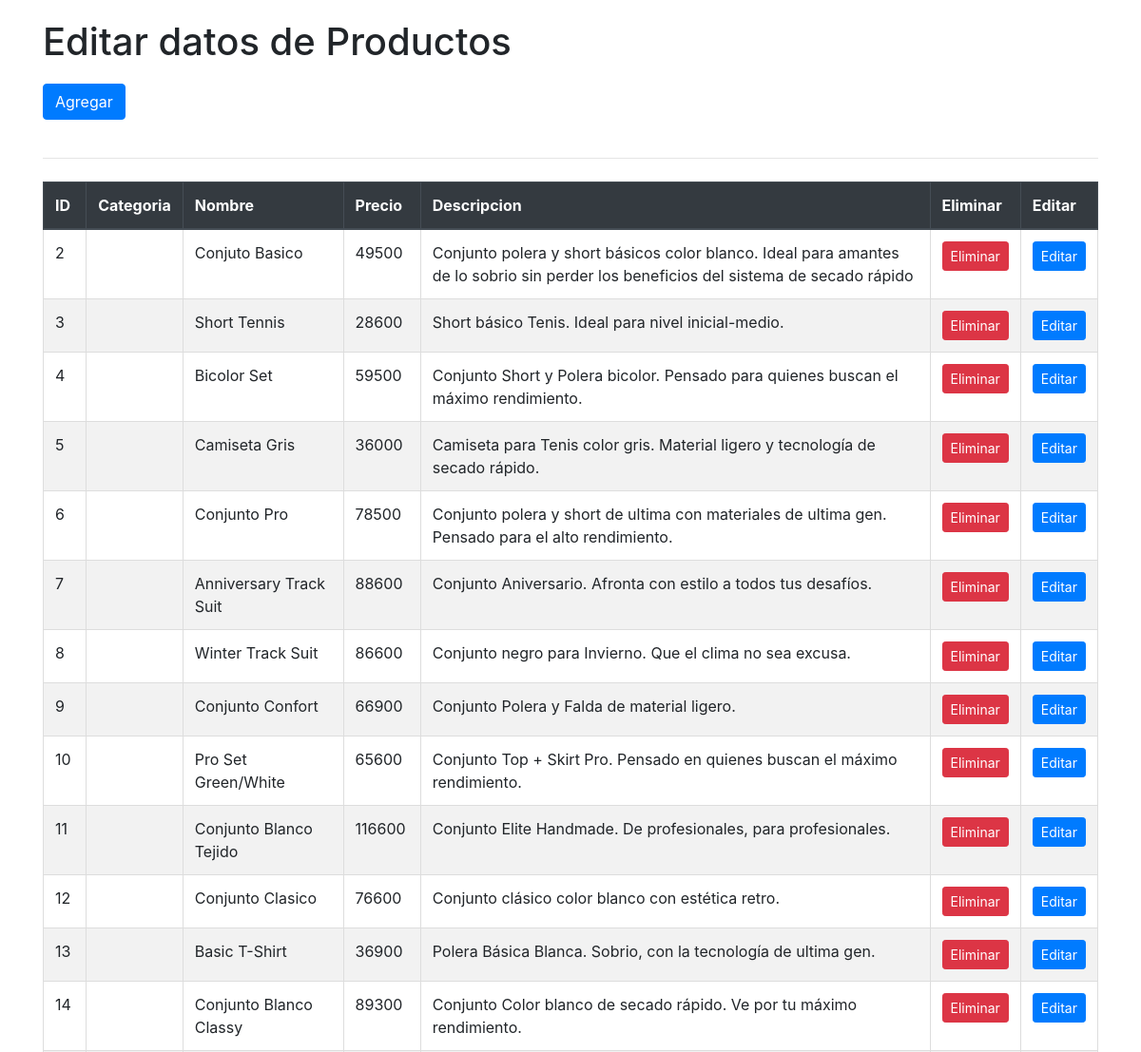
The app's page /crud (upper part), older data.
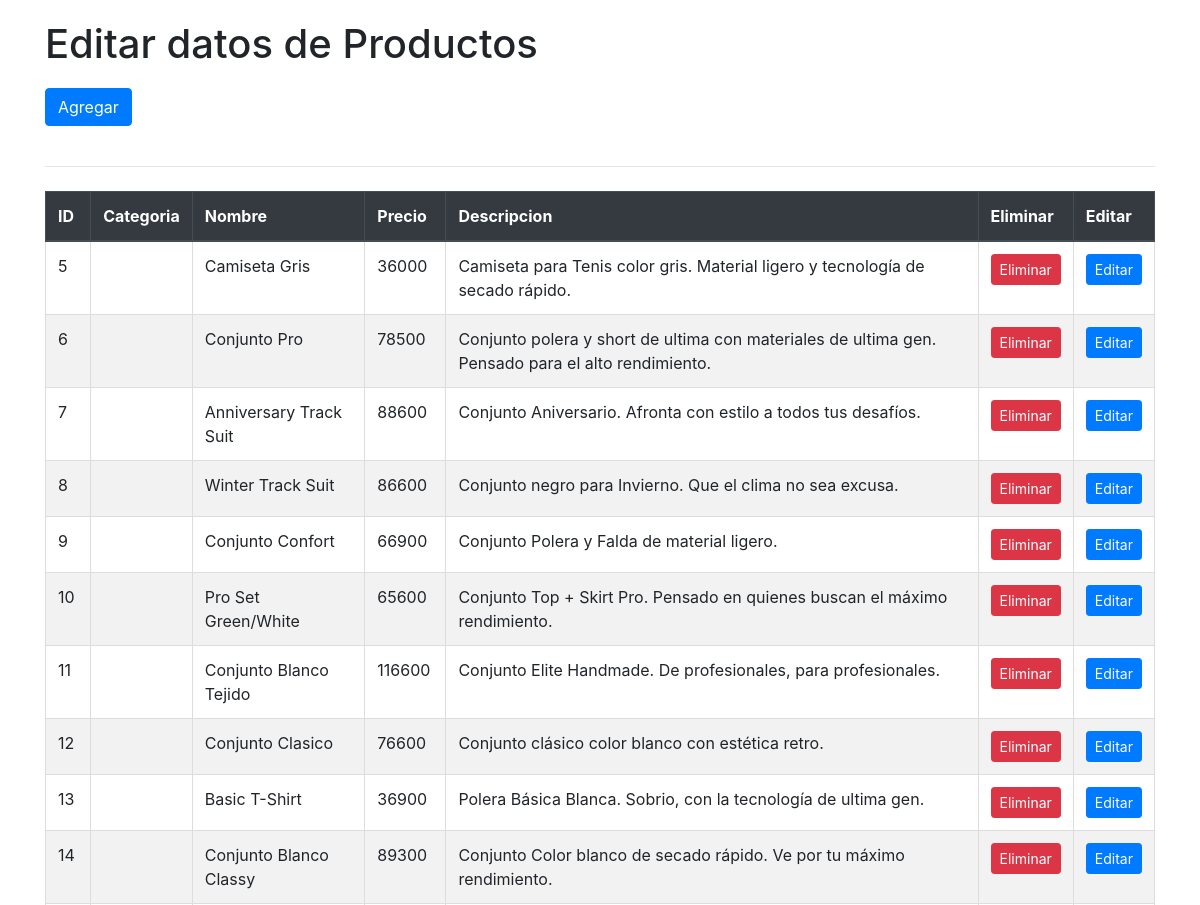
The same page, newer data.
### myapp/models.py (models this page shows, shortened)
class Producto(models.Model):
    id= models.AutoField(primary_key=True)
    url_imagen = models.URLField()
    nombre_producto = models.CharField(max_length=100)
    precio = models.IntegerField()
    descripcion = models.TextField()
    id_categoria = models.ForeignKey('Categoria',on_delete=models.CASCADE, db_column='id_categoria')

### myapp/views.py (the view)
# urls.py: path('crud', views.crud, name='crud'),
def crud(request):
    productos= Producto.objects.all()
    context= {'productos':productos}
    return render(request, 'myapp/productos_list.html', context)

### myapp/templates/myapp/productos_list.html (shortened to what this page needs)
{% load static %}
<!DOCTYPE html>
<html lang="es">
<head>
    <link rel="stylesheet" href="https://stackpath.bootstrapcdn.com/bootstrap/4.5.0/css/bootstrap.min.css"
>
</head>
<body>
    <div class="container">
        <h1>Editar datos de Productos</h1>
        <button class="btn btn-primary mb-3">
            <a href="{% url 'productosAdd' %}" style="color: white; text-decoration: none;">Agregar</a>
        </button>
        <hr class="my-4">
        <table class="table">
            {% if productos %}
            <thead class="thead-dark">
                <tr>
                    <th>ID</th>
                    <th>Categoria</th>
                    <th>Nombre</th>
                    <th>Precio</th>
                    <th>Descripcion</th>
                    <th>Eliminar</th>
                    <th>Editar</th>
                </tr>
            </thead>
            <tbody>
                {% for x in productos %}
                <tr>
                    <td>{{ x.id }}</td>
                    <td>{{ x.categoria }}</td>
                    <td>{{ x.nombre_producto }}</td>
                    <td>{{ x.precio }}</td>
                    <td>{{ x.descripcion }}</td>
                    <td><a href="{% url 'productos_del' pk=x.id %}" class="btn btn-danger btn-sm">Eliminar</a></td>
                    <td><a href="{% url 'productos_findEdit' pk=x.id %}" class="btn btn-primary btn-sm">Editar</a></td>
                </tr>
                {% endfor %}
            </tbody>
            {% endif %}
        </table>
    </div>
</body>
</html>

Row changes from the older to the newer data that the page shows:
removed Producto: id "2", nombre_producto "Conjuto Basico", precio "49500", descripcion "Conjunto polera y short básicos color blanco. Ideal para amantes de lo sobrio sin perder los beneficios del sistema de secado rápido"
removed Producto: id "3", nombre_producto "Short Tennis", precio "28600", descripcion "Short básico Tenis. Ideal para nivel inicial-medio."
removed Producto: id "4", nombre_producto "Bicolor Set", precio "59500", descripcion "Conjunto Short y Polera bicolor. Pensado para quienes buscan el máximo rendimiento."
